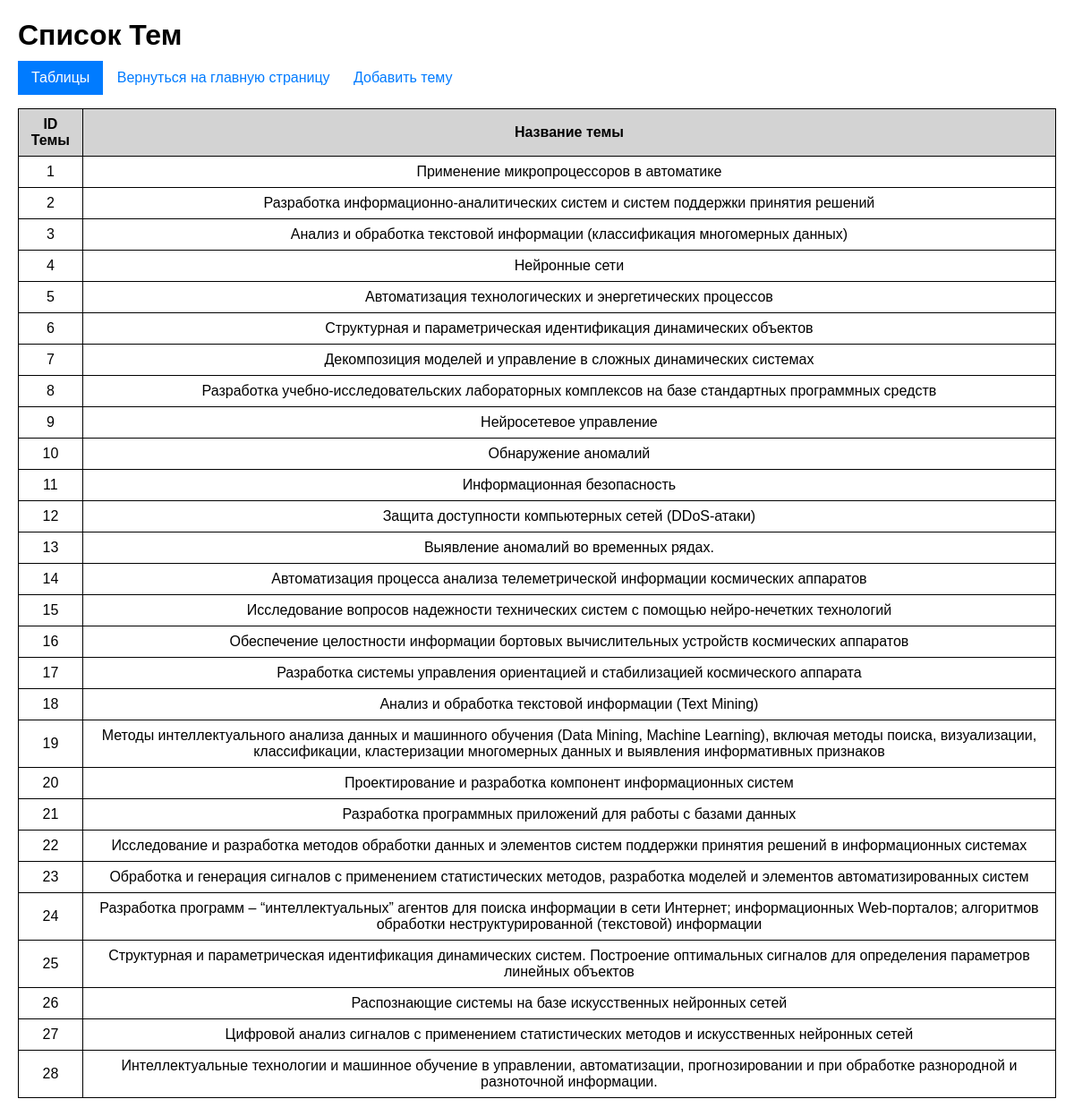
Page /themes on the committed database.
### models.py (models this page shows)
class Theme(Base):
    __tablename__ = 'themes'
    theme_id = Column(Integer, primary_key=True)
    theme_name = Column(String, nullable=False)
    subject_importances = relationship("ThemeSubjectImportance", back_populates="theme")
    student_theme_interests = relationship("StudentThemeInterest", back_populates="theme")
    adviser_themes = relationship("AdviserTheme", back_populates="theme")
    distributions = relationship("Distribution", back_populates="theme")

### app.py (the view)
@app.route("/themes")
def display_themes():
    themes = theme_repository.get_all(Theme)
    return render_template("theme_data.html", themes=themes)

### repositories.py (called while the page is built)
    def get_all(self, model) -> list:
        with self.Session() as session:
            return session.query(model).all()

### templates/theme_data.html (shortened to what this page needs)
<!DOCTYPE html>
<html lang="en">
<head>
</head>
<body>
    <h1>Список Тем</h1>
        {% include 'dropdown_tables.html' %}
    <a href="{{url_for('index')}}">Вернуться на главную страницу</a>
    <a href="{{url_for('add_theme')}}">Добавить тему</a>
    <table>
        <tr>
            <th>ID Темы</th>
            <th>Название темы</th>
        </tr>
        {%for theme in themes%}
        <tr>
            <td>{{theme.theme_id}}</td>
            <td>{{theme.theme_name}}</td>
        </tr>
        {%endfor%}
    </table>
</body>
</html>

### templates/theme_data.html (style rules this page uses)
body { font-family: Arial, sans-serif; margin: 20px; }
table { width: 100%; border-collapse: collapse; margin-top:15px; }
td,th { border: 1px solid ; padding: 8px; text-align: center; }
th { background-color: lightgray; font-size: 16px; font-weight: bold; }
a { font-size: 16px; padding: 5px 10px; text-decoration: none; color: #007bff; border: 1px solid transparent; border-radius: 5px; transition: background-color 0.3s; }
h1 { margin-bottom: 10px; }

### rows in the picture
Theme: theme_id "1", theme_name "Применение микропроцессоров в автоматике"
Theme: theme_id "2", theme_name "Разработка информационно-аналитических систем и систем поддержки принятия решений"
Theme: theme_id "3", theme_name "Анализ и обработка текстовой информации (классификация многомерных данных)"
Theme: theme_id "4", theme_name "Нейронные сети"
Theme: theme_id "5", theme_name "Автоматизация технологических и энергетических процессов"
Theme: theme_id "6", theme_name "Структурная и параметрическая идентификация динамических объектов"
Theme: theme_id "7", theme_name "Декомпозиция моделей и управление в сложных динамических системах"
Theme: theme_id "8", theme_name "Разработка учебно-исследовательских лабораторных комплексов на базе стандартных программных средств"
Theme: theme_id "9", theme_name "Нейросетевое управление"
Theme: theme_id "10", theme_name "Обнаружение аномалий"
Theme: theme_id "11", theme_name "Информационная безопасность"
Theme: theme_id "12", theme_name "Защита доступности компьютерных сетей (DDoS-атаки)"
Theme: theme_id "13", theme_name "Выявление аномалий во временных рядах."
Theme: theme_id "14", theme_name "Автоматизация процесса анализа телеметрической информации космических аппаратов"
Theme: theme_id "15", theme_name "Исследование вопросов надежности технических систем с помощью нейро-нечетких технологий"
Theme: theme_id "16", theme_name "Обеспечение целостности информации бортовых вычислительных устройств космических аппаратов"
Theme: theme_id "17", theme_name "Разработка системы управления ориентацией и стабилизацией космического аппарата"
Theme: theme_id "18", theme_name "Анализ и обработка текстовой информации (Text Mining)"
Theme: theme_id "19", theme_name "Методы интеллектуального анализа данных и машинного обучения (Data Mining, Machine Learning), включая методы поиска, визуализации, классификации, кластеризации многомерных данных и выявления информативных признаков"
Theme: theme_id "20", theme_name "Проектирование и разработка компонент информационных систем"
Theme: theme_id "21", theme_name "Разработка программных приложений для работы с базами данных"
Theme: theme_id "22", theme_name "Исследование и разработка методов обработки данных и элементов систем поддержки принятия решений в информационных системах"
Theme: theme_id "23", theme_name "Обработка и генерация сигналов с применением статистических методов, разработка моделей и элементов автоматизированных систем"
Theme: theme_id "24", theme_name "Разработка программ – “интеллектуальных” агентов для поиска информации в сети Интернет; информационных Web-порталов; алгоритмов обработки неструктурированной (текстовой) информации"
Theme: theme_id "25", theme_name "Структурная и параметрическая идентификация динамических систем. Построение оптимальных сигналов для определения параметров линейных объектов"
Theme: theme_id "26", theme_name "Распознающие системы на базе искусственных нейронных сетей"
Theme: theme_id "27", theme_name "Цифровой анализ сигналов с применением статистических методов и искусственных нейронных сетей"
Theme: theme_id "28", theme_name "Интеллектуальные технологии и машинное обучение в управлении, автоматизации, прогнозировании и при обработке разнородной и разноточной информации."
